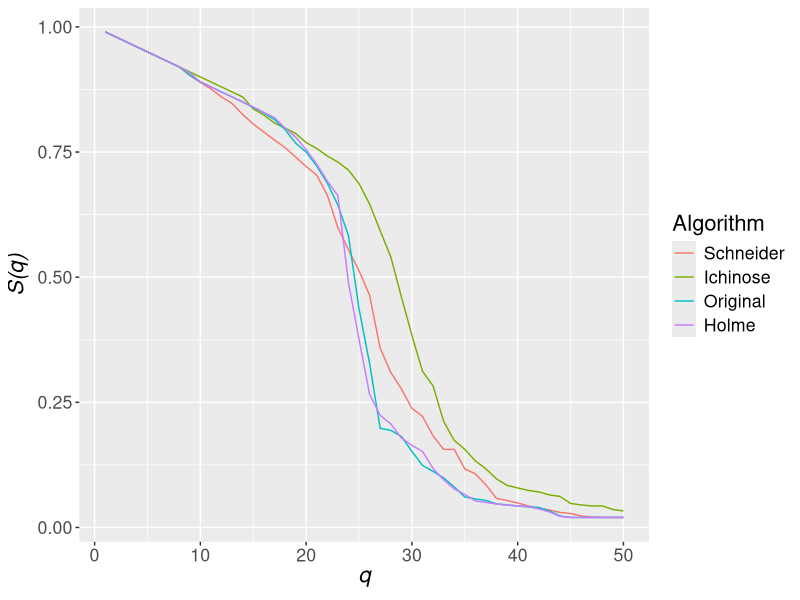

This figure's R source:
library(reshape2)
library(ggplot2)

# reading and formatting csv for ggplot
data = read.csv('robustness_comparison.csv')[1:50,]
xcol = head(colnames(data), n=1)
ycol = tail(colnames(data), n=-1)
data <- melt(data, id.vars = xcol, measure.vars = ycol)

# ggplot
ggplot(data, aes(x=q, y=value, colour=as.factor(variable))) +
  geom_line(aes(group=variable)) +
  xlab(expression(italic('q'))) + ylab(expression(italic('S(q)'))) + # setting x and y labels
  labs(colour='Algorithm') + # setting legend title
  theme(text = element_text(size=16))
